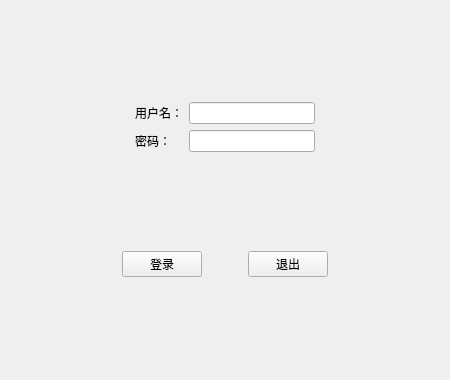
<?xml version="1.0" encoding="UTF-8"?>
<ui version="4.0">
 <class>MainWindow</class>
 <widget class="QMainWindow" name="MainWindow">
  <property name="geometry">
   <rect>
    <x>0</x>
    <y>0</y>
    <width>450</width>
    <height>380</height>
   </rect>
  </property>
  <property name="minimumSize">
   <size>
    <width>450</width>
    <height>380</height>
   </size>
  </property>
  <property name="maximumSize">
   <size>
    <width>450</width>
    <height>380</height>
   </size>
  </property>
  <property name="windowTitle">
   <string>登录界面</string>
  </property>
  <widget class="QWidget" name="centralwidget">
   <layout class="QVBoxLayout" name="verticalLayout">
    <item>
     <widget class="QWidget" name="widget" native="true">
      <property name="sizePolicy">
       <sizepolicy hsizetype="Preferred" vsizetype="Fixed">
        <horstretch>0</horstretch>
        <verstretch>0</verstretch>
       </sizepolicy>
      </property>
      <layout class="QGridLayout" name="gridLayout">
       <property name="leftMargin">
        <number>0</number>
       </property>
       <property name="topMargin">
        <number>0</number>
       </property>
       <property name="rightMargin">
        <number>0</number>
       </property>
       <property name="bottomMargin">
        <number>0</number>
       </property>
       <item row="0" column="0">
        <spacer name="horizontalSpacer">
         <property name="orientation">
          <enum>Qt::Horizontal</enum>
         </property>
         <property name="sizeHint" stdset="0">
          <size>
           <width>40</width>
           <height>20</height>
          </size>
         </property>
        </spacer>
       </item>
       <item row="0" column="2">
        <widget class="QLineEdit" name="lineEdit"/>
       </item>
       <item row="1" column="2">
        <widget class="QLineEdit" name="lineEdit_2">
         <property name="echoMode">
          <enum>QLineEdit::Password</enum>
         </property>
        </widget>
       </item>
       <item row="1" column="1">
        <widget class="QLabel" name="label_2">
         <property name="text">
          <string>密码：</string>
         </property>
        </widget>
       </item>
       <item row="0" column="1">
        <widget class="QLabel" name="label">
         <property name="text">
          <string>用户名：</string>
         </property>
        </widget>
       </item>
       <item row="0" column="3">
        <spacer name="horizontalSpacer_2">
         <property name="orientation">
          <enum>Qt::Horizontal</enum>
         </property>
         <property name="sizeHint" stdset="0">
          <size>
           <width>40</width>
           <height>20</height>
          </size>
         </property>
        </spacer>
       </item>
      </layout>
     </widget>
    </item>
    <item>
     <widget class="QWidget" name="widget_2" native="true">
      <property name="sizePolicy">
       <sizepolicy hsizetype="Preferred" vsizetype="Fixed">
        <horstretch>0</horstretch>
        <verstretch>0</verstretch>
       </sizepolicy>
      </property>
      <layout class="QHBoxLayout" name="horizontalLayout">
       <property name="leftMargin">
        <number>0</number>
       </property>
       <property name="topMargin">
        <number>0</number>
       </property>
       <property name="rightMargin">
        <number>0</number>
       </property>
       <property name="bottomMargin">
        <number>0</number>
       </property>
       <item>
        <spacer name="horizontalSpacer_3">
         <property name="orientation">
          <enum>Qt::Horizontal</enum>
         </property>
         <property name="sizeHint" stdset="0">
          <size>
           <width>40</width>
           <height>20</height>
          </size>
         </property>
        </spacer>
       </item>
       <item>
        <widget class="QPushButton" name="pushButton">
         <property name="text">
          <string>登录</string>
         </property>
        </widget>
       </item>
       <item>
        <spacer name="horizontalSpacer_5">
         <property name="orientation">
          <enum>Qt::Horizontal</enum>
         </property>
         <property name="sizeType">
          <enum>QSizePolicy::Fixed</enum>
         </property>
         <property name="sizeHint" stdset="0">
          <size>
           <width>40</width>
           <height>20</height>
          </size>
         </property>
        </spacer>
       </item>
       <item>
        <widget class="QPushButton" name="pushButton_2">
         <property name="text">
          <string>退出</string>
         </property>
        </widget>
       </item>
       <item>
        <spacer name="horizontalSpacer_4">
         <property name="orientation">
          <enum>Qt::Horizontal</enum>
         </property>
         <property name="sizeHint" stdset="0">
          <size>
           <width>40</width>
           <height>20</height>
          </size>
         </property>
        </spacer>
       </item>
      </layout>
     </widget>
    </item>
   </layout>
  </widget>
 </widget>
 <resources/>
 <connections/>
</ui>
